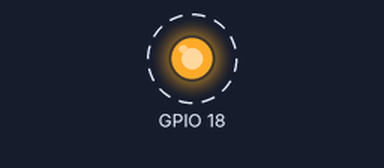
The program below on a simulated Raspberry Pi (BCM pin numbers). Parts: output pins drawn as LEDs (lit = HIGH). Dashed ring = blinking. What the program prints to the terminal is not drawn. At 18.0 s the program stops and its outputs stay as they are.

Above: at 0.5 s.
Timing chart, 0 to 4.6 s (numbered marks = the images above):
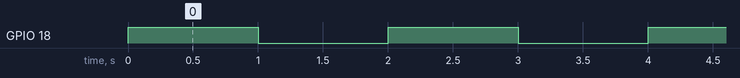

The program:

LED.py
```python
import RPi.GPIO as GPIO
import time
GPIO.setmode(GPIO.BCM)
GPIO.setwarnings(False)
GPIO.setup(18, GPIO.OUT)
print "LED on"
for x in range (1, 10):
	GPIO.output(18, GPIO.HIGH)
	time.sleep(1)
	GPIO.output(18, GPIO.LOW)
	time.sleep(1)
print "LED off"
```

Measured:
- by itself, GPIO 18: alternates HIGH for 1.0 s and LOW for 1.0 s, 18 changes in all, then stays LOW
